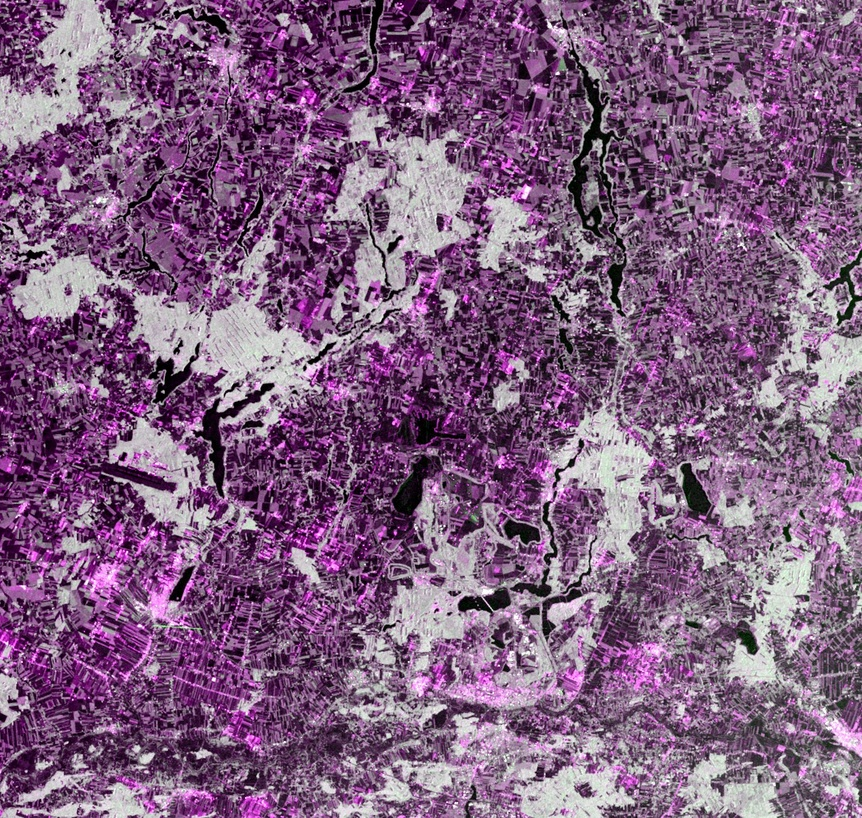
#> input picture site/img/hero.jpg, 862 x 818 px, shrunk from 1400 x 1329 before the run
$ python make_composite.py ../site/img/hero.jpg ../site/img/insar_coh_pit_t080.jpg out.png
#> lines starting #> are read from the running program, lines starting #| are printed output that depends on the picture
"""Two-date radar change composite: red = brighter on date A, cyan = brighter on date B.

Usage: uv run --with pillow --with numpy python -I make_composite.py <a.jpg> <b.jpg> <out.jpg>
"""
import sys
import numpy as np
from PIL import Image

a, b = (np.asarray(Image.open(p).convert("L")).astype(float) for p in sys.argv[1:3])
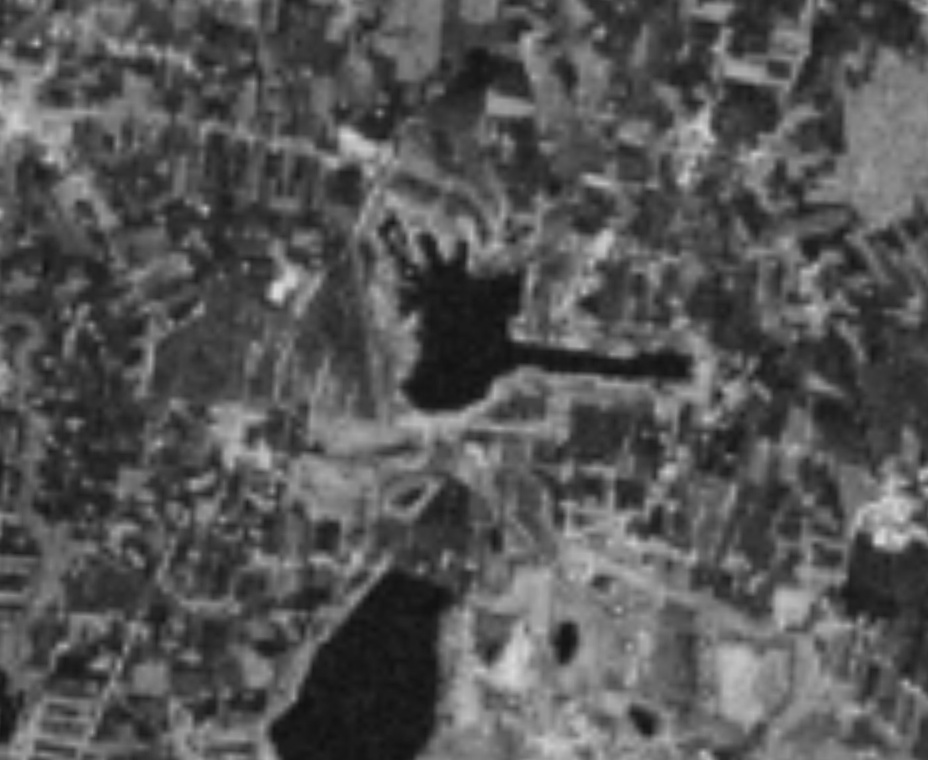
#> input picture site/img/insar_coh_pit_t080.jpg, 928 x 760 px, shrunk from 1400 x 1147 before the run
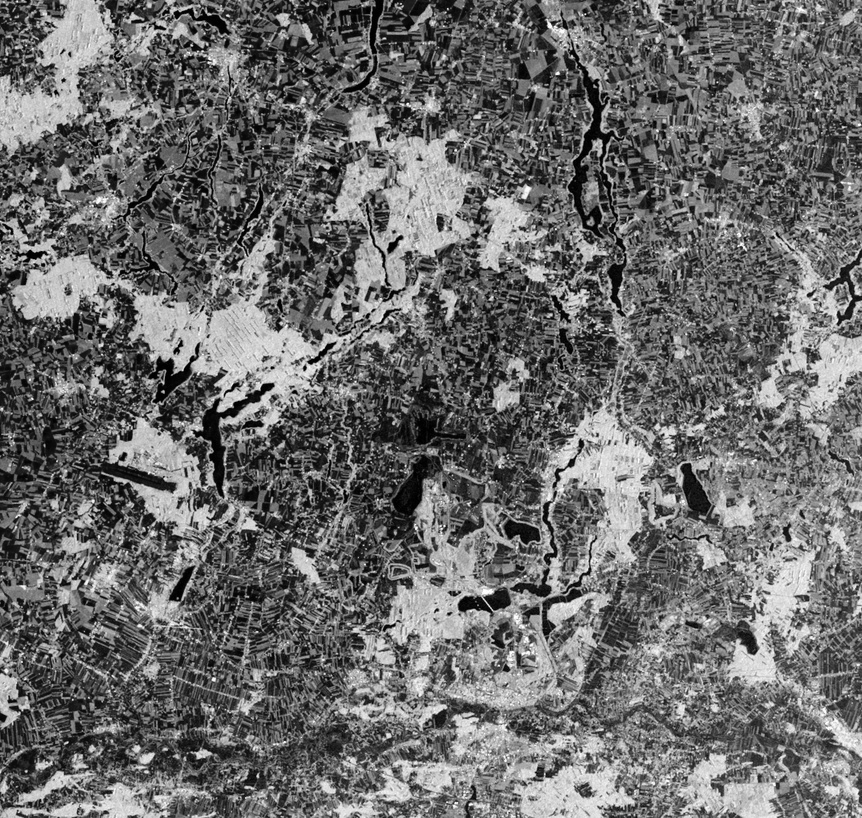
#> a: shape (818, 862) float64; min 0, max 255, mean 107.7
stretch = lambda x: np.clip((x - np.percentile(x, 2)) / (np.percentile(x, 98) - np.percentile(x, 2)), 0, 1)
a, b = stretch(a), stretch(b)
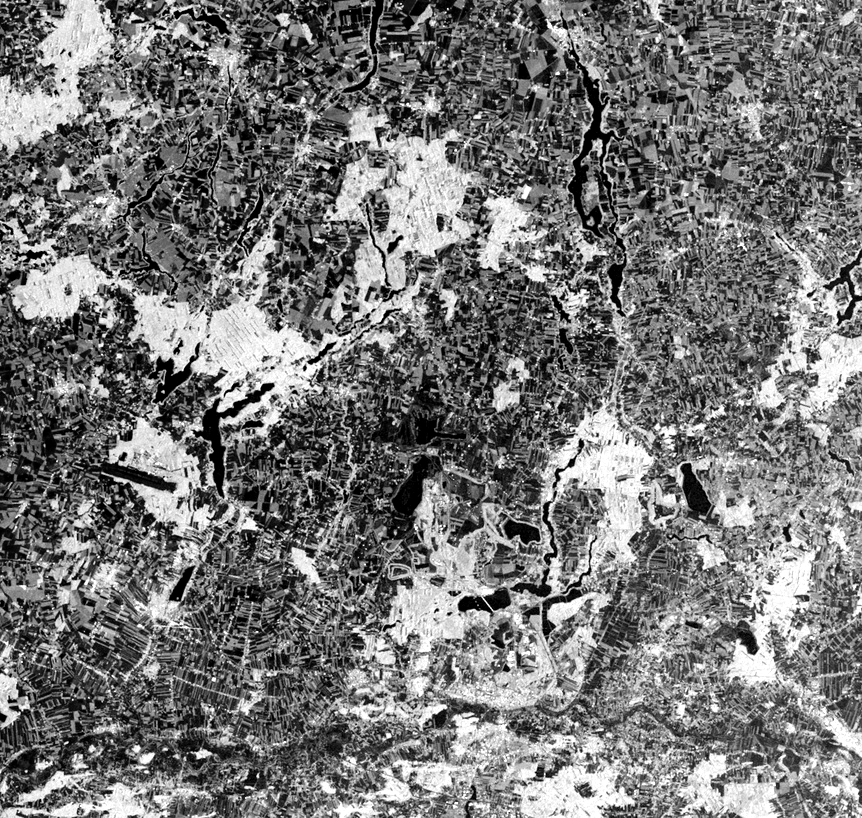
#> a: shape (818, 862) float64; min 0, max 1, mean 0.467
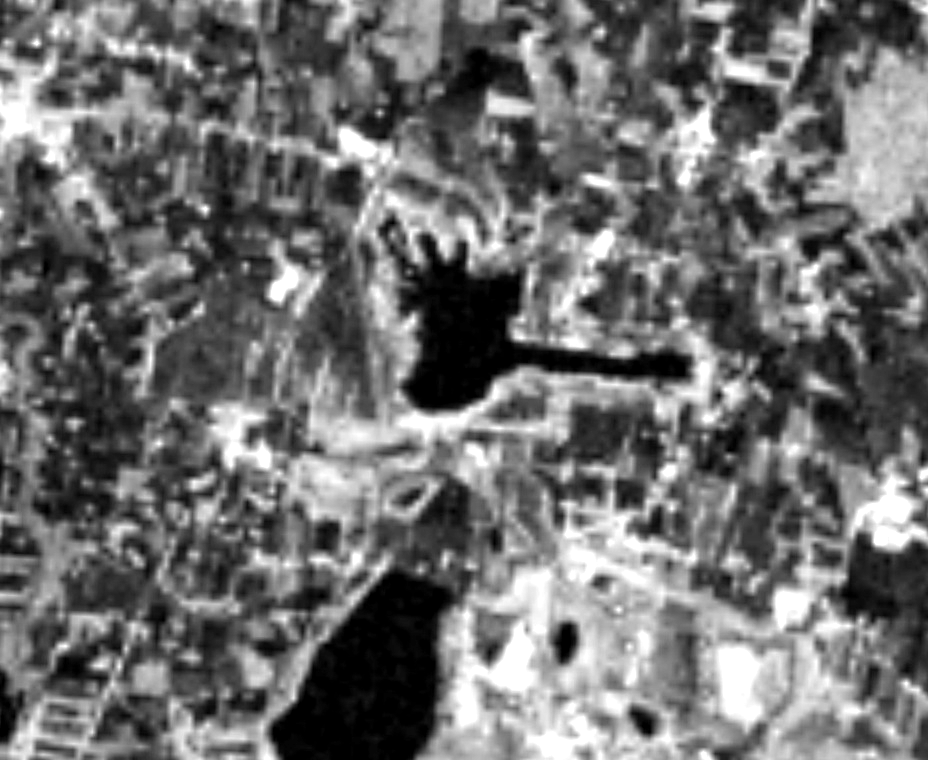
#> b: shape (760, 928) float64; min 0, max 1, mean 0.435
#> (the run stopped early here; a loop or call above may not have finished)
